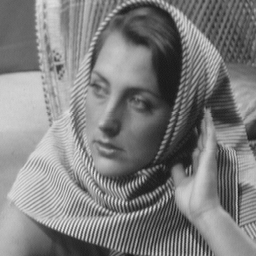
%> input picture Assignment-5/4/code/barbara256.png, 256 x 256 px
$ octave my_main_script.m   (GNU Octave 9; MATLAB toolbox functions it lacks are replaced by stand-ins)
%> lines starting %> are read from the running program, lines starting %| are printed output that depends on the picture; in (x1, y1, x2, y2) boxes, pixels count from 0 and x2, y2 are one past the last pixel; in counts of white or black regions, pixels touching at a corner belong together; the program's own positions count from 1
### Assignment-5/4/code/ideal_low_pass.m
function img_rec = ideal_low_pass(D)
im = imread('barbara256.png');
h = size(im, 1);

Arr = padarray(im, [h/2, h/2], 0, 'both');
%imtool(mat2gray(Arr))
Arr_fft = fft2(Arr);
Arr_fft_shift = fftshift(Arr_fft);
Flog = log(abs(Arr_fft_shift) + 1);
Size = size(Flog);
Notch = zeros(Size);
x_0 = (Size(1,1)-1)/2;
y_0 = (Size(1,2)-1)/2;
for x = 1:Size(1,1)
    for y = 1:Size(1,2)
        if ((x_0-x).^2 + (y_0-y).^2 <= D.^2)
            Notch(y,x) = 1;
        end
    end
end
% imagesc(Arr_fft_shift.*Notch); colormap(gray);
% title('spectrum');
% impixelinfo
%
img_rec_pad = ifft2(ifftshift(Arr_fft_shift.*Notch));
img_rec = img_rec_pad(h/2+1:3*h/2, h/2+1:3*h/2);
%imshow(mat2gray(abs(img_rec)))
%mshow(mat2gray(log(abs(Arr_fft_shift.*Notch) + 1)));
end

### Assignment-5/4/code/Gaussian_low_pass.m
function img_rec = Gaussian_low_pass(D)

im = imread('barbara256.png');
h = size(im, 1);
Arr = padarray(im, [h/2, h/2], 0, 'both');


Arr_fft = fft2(Arr);
Arr_fft_shift = fftshift(Arr_fft);
Flog = log(abs(Arr_fft_shift) + 1);
Size = size(Flog);
%imshow(mat2gray(fspecial('gaussian',[10,10], 6)));
Notch = (fspecial('gaussian',Size, D));
% imagesc(Arr_fft_shift.*Notch); colormap(gray);
% title('spectrum');
% impixelinfo
%
img_rec_pad = ifft2(ifftshift(Arr_fft_shift.*Notch));
img_rec = img_rec_pad(h/2+1:3*h/2, h/2+1:3*h/2);
imshow(mat2gray(abs(img_rec)))

%imshow(mat2gray(log(abs(Arr_fft_shift.*Notch) + 1)));
end

### Assignment-5/4/code/my_main_script.m
A = ideal_low_pass(40);
%> in ideal_low_pass, im is the input picture: size 256x256 uint8; min 23, max 231, mean 126.4
%> in ideal_low_pass, `Arr = padarray(im, [h/2, h/2], 0, 'both');`:
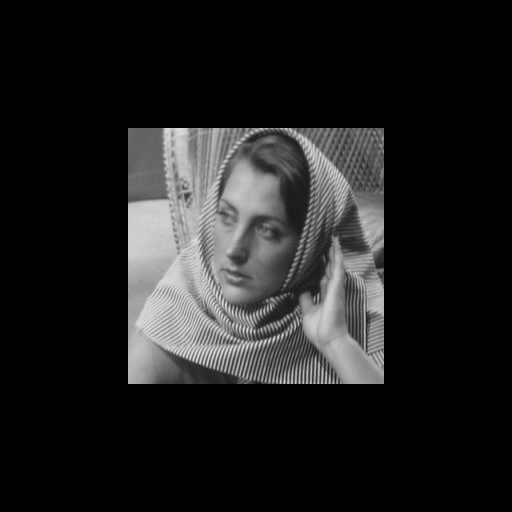
%> Arr: size 512x512 uint8; min 0, max 231, mean 31.6
%> in ideal_low_pass, `Flog = log(abs(Arr_fft_shift) + 1);`:
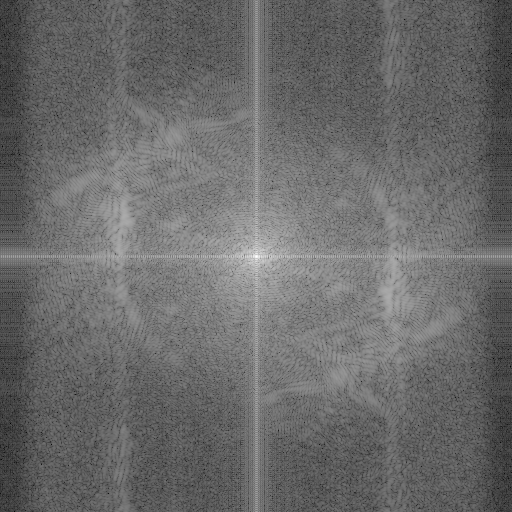
%> Flog: size 512x512 double; min 0.892, max 15.93, mean 7.17; drawn with min black and max white
%> after the loop in ideal_low_pass, `for x = 1:Size(1,1)`:
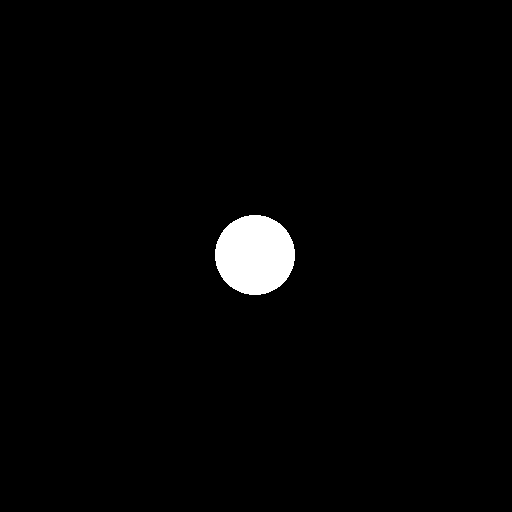
%> Notch: size 512x512 double; values 0 (black) and 1 (white), 1.9% white; 1 white region, box (x1, y1, x2, y2) and area: (215, 215, 295, 295) 5024

B = ideal_low_pass(80);
%> call 2 of ideal_low_pass, with D = 80
%> after the loop in ideal_low_pass (call 2), `for x = 1:Size(1,1)`:
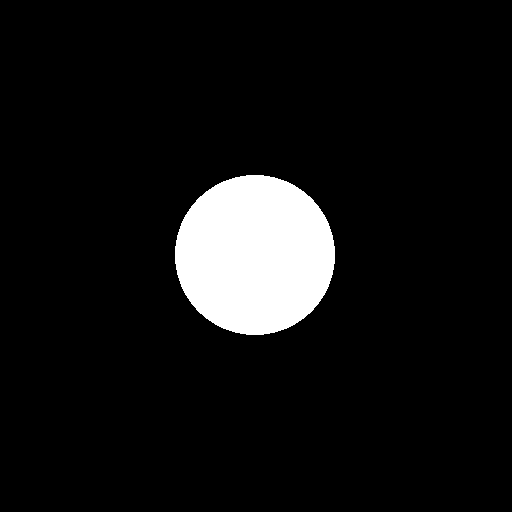
%> Notch: size 512x512 double; values 0 (black) and 1 (white), 7.7% white; 1 white region, box (x1, y1, x2, y2) and area: (175, 175, 335, 335) 20108
C = Gaussian_low_pass(40);
%> in Gaussian_low_pass, `imshow(mat2gray(abs(img_rec)))`:
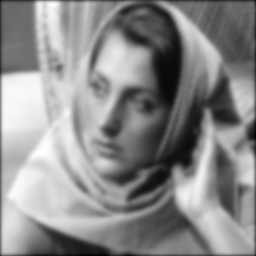
%> displayed picture: size 256x256, on the screen's scale of 0 to 255; min 0, max 255, mean 139.3
D = Gaussian_low_pass(80);
%> call 2 of Gaussian_low_pass, with D = 80
%> in Gaussian_low_pass (call 2), `imshow(mat2gray(abs(img_rec)))`:
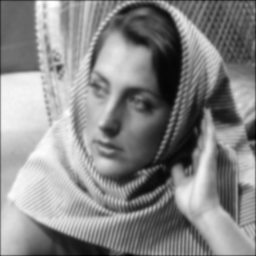
%> displayed picture: size 256x256, on the screen's scale of 0 to 255; min 0, max 255, mean 135.6
